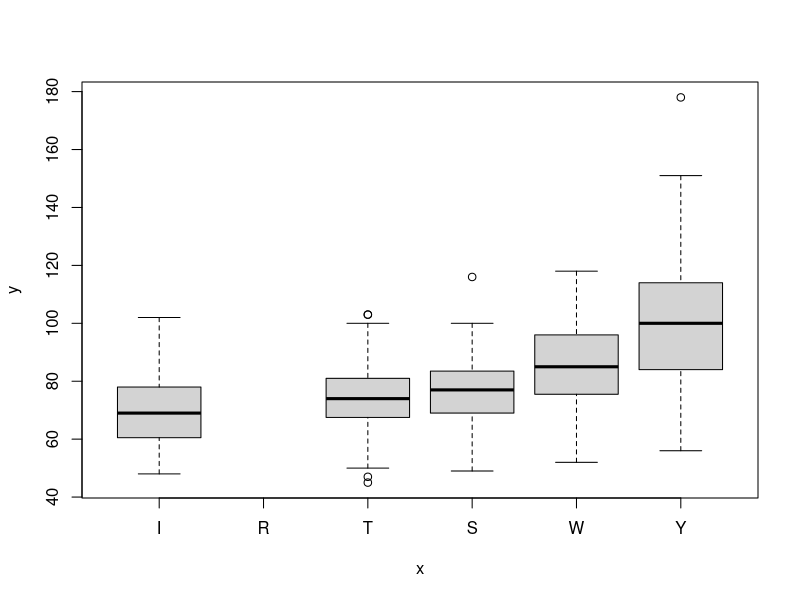
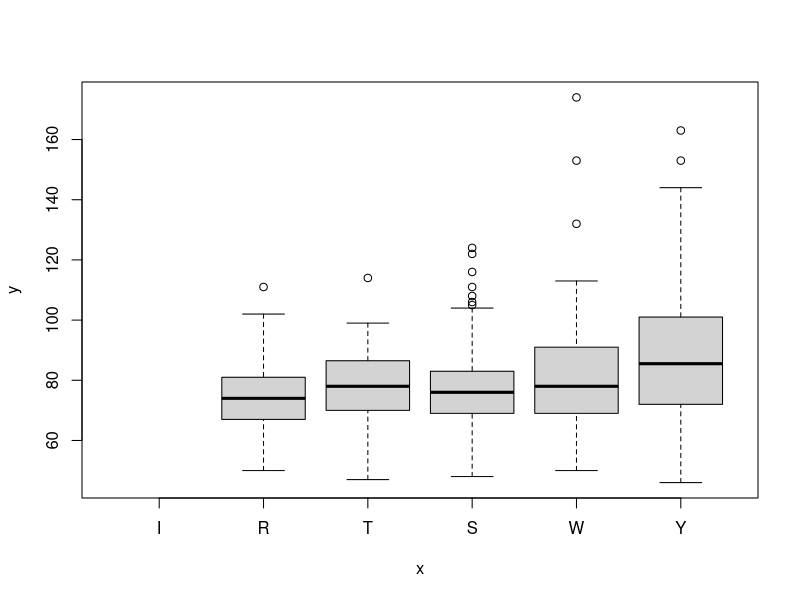

Here is the R script that generated these plots, in order: (Note: this script raises an error after producing the figures.)
# R
#
VowelTable <- read.table("VowelReductionTest.tsv", header = TRUE, sep = "\t", na.strings = "-");
AverageVowels <- aggregate(cbind(Area, N, i.dist, u.dist, a.dist)~Speaker+Sex+Style+Text, data=VowelTable, mean);
SdevVowels <- aggregate(cbind(Area, N, i.dist, u.dist, a.dist)~Speaker+Sex+Style+Text, data=VowelTable, sd);


#for (Speaker in c("N","I","G","L","E","R","K","H", "D", "O")) {
#print(Speaker)
#print(t.test(VowelTable[VowelTable$Style=="VI"&VowelTable$Speaker==Speaker,]$Area, VowelTable[VowelTable$Style=="VT"&VowelTable$Speaker==Speaker,]$Area));
#};

#analysisVowel<-lm(Area ~ Speaker+Style, data=VowelTable, subset=VowelTable$Speaker=="VI"|VowelTable$Style=="VT")
#analysisVowel<-lm(cbind(i.dist,u.dist,a.dist) ~ Speaker+Style, data=VowelTable)
#analysisVowel<-lm(Area ~ Speaker+Style, data=VowelTable, subset=VowelTable$Text=="V")

print("V + F")
analysisVowelVF<-lm(Area ~ Speaker+Style+Text, data=VowelTable)
print(anova(analysisVowelVF))
print(summary.lm(analysisVowelVF))

print("V")
analysisVowelV<-lm(Area ~ Speaker+Style, data=VowelTable, subset=VowelTable$Text=="V")
print(anova(analysisVowelV))
print(summary.lm(analysisVowelV))

print("F")
analysisVowelF<-lm(Area ~ Speaker+Style, data=VowelTable, subset=VowelTable$Text=="F")
print(anova(analysisVowelF))
print(summary.lm(analysisVowelF))

# Box plot of averages by style
VowelTable$Style <- factor(VowelTable$Style, levels=c("I", "R", "T", "S", "W", "Y"), ordered=T);
plot(VowelTable[VowelTable$Text=="V",]$Style, VowelTable[VowelTable$Text=="V",]$Area)
plot(VowelTable[VowelTable$Text=="F",]$Style, VowelTable[VowelTable$Text=="F",]$Area)

plot(AverageVowels[AverageVowels$Text=="V",]$Style, AverageVowels[AverageVowels$Text=="V",]$Area)
plot(AverageVowels[AverageVowels$Text=="F",]$Style, AverageVowels[AverageVowels$Text=="F",]$Area)

plot(VowelTable$Style, VowelTable$Area)
